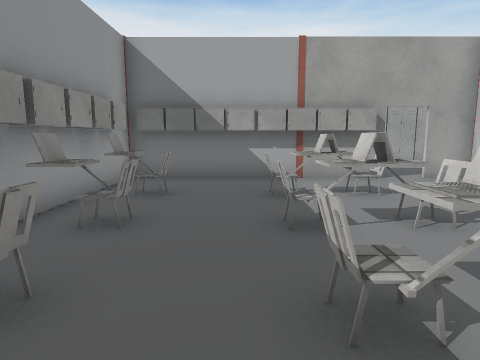
[1] (above)

22 first-person views from a walk through a 3-D level made in the Unity game engine. The camera is 1.3 m above the floor, tilts 8° down and sees 75° across. Doors are open. The floor is counted in squares, 1 m on a side. Each view is taken from the middle of a square. On the plan, view 1 faces up. The plan holds only what a view shows up to about 14 squares ahead; the rest is blank. The place goes on beyond the plan. The player is left out. Some surface patterns are stand-ins.

[2]
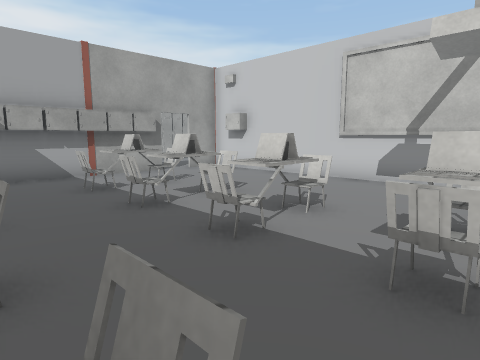

[3]
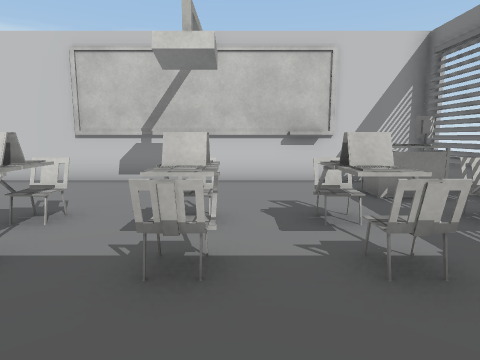

[4]
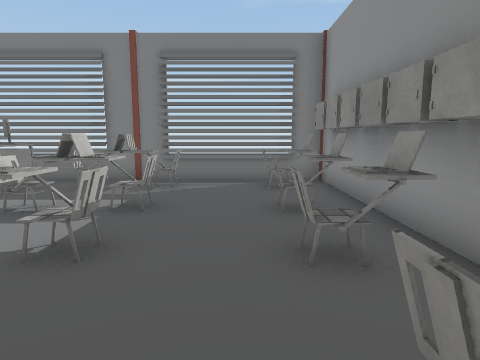

[5]
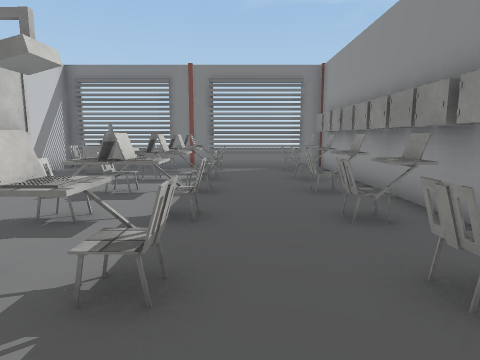

[6]
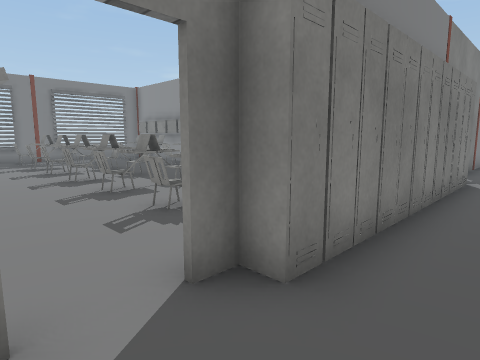

[7]
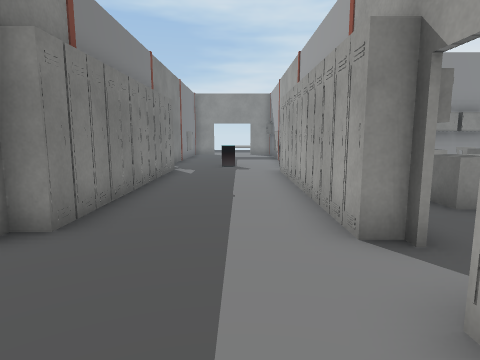

[8]
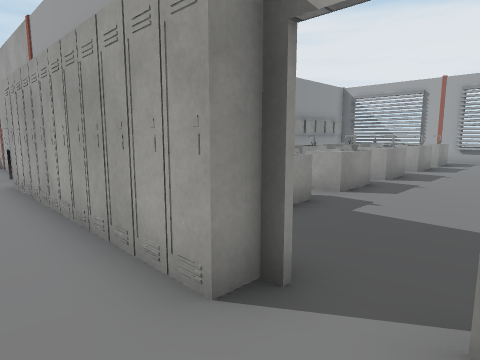

[9]
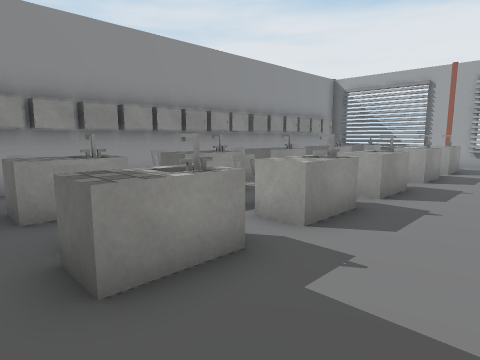

[10]
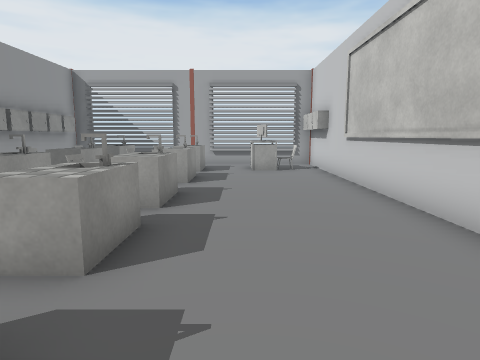

[11]
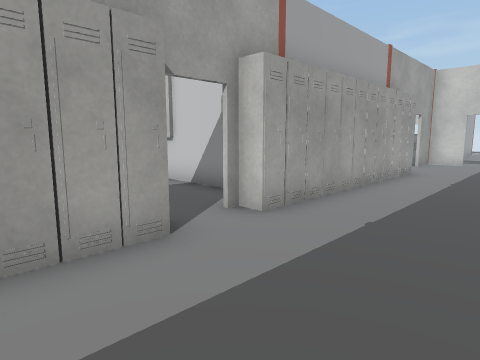

[12]
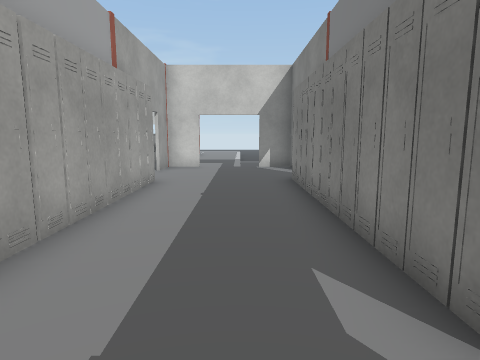

[13]
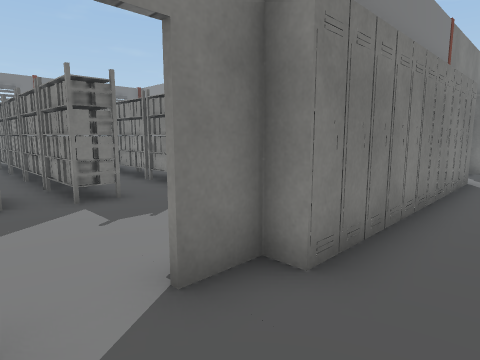

[14]
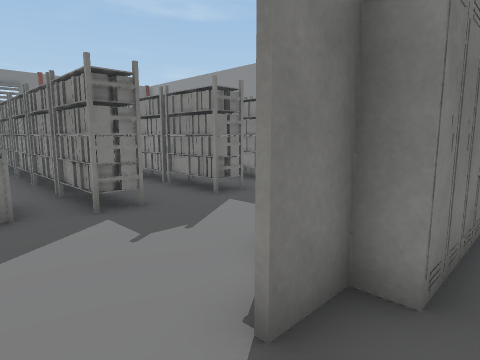

[15]
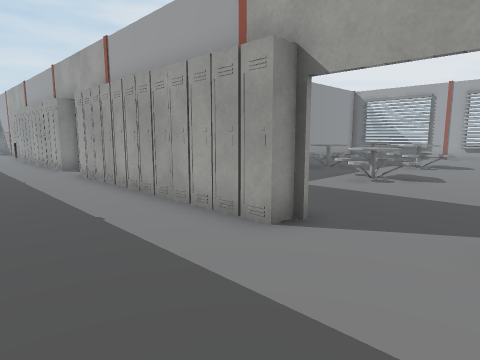

[16]
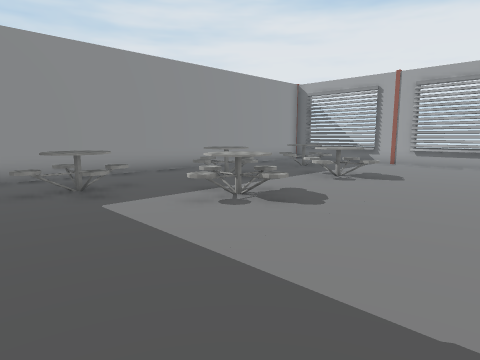

[17]
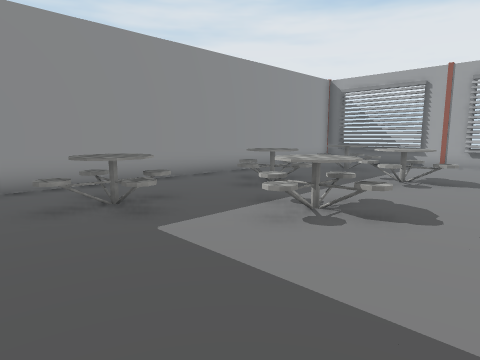

[18]
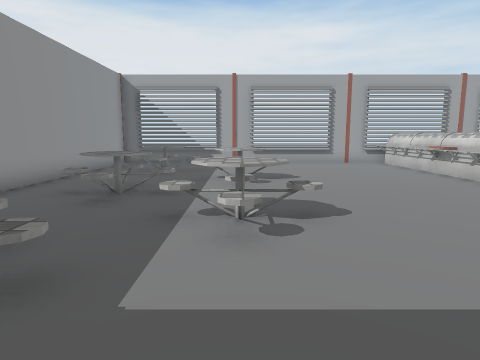

[19]
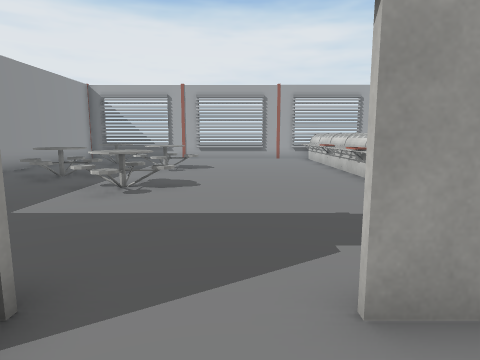

[20]
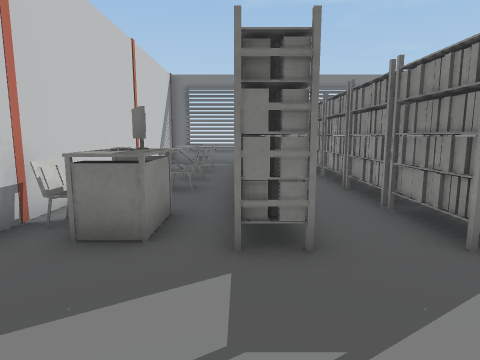

[21]
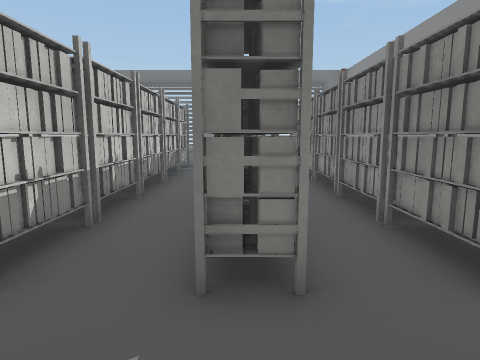

[22]
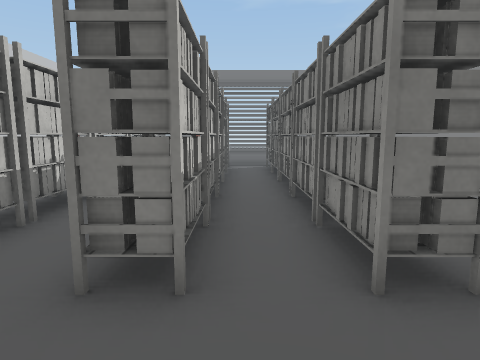

### Floor plan
Points are (right, up) in squares from view 1. A wall is a line through its corners. A room is listed if a view was taken in it or the views show most of it. See-through windows are left out.
Room 1 (views 1, 2, 3, 4, 5, 6, 7, 8, 9, 10, 11, 12, 13, 14, 15, 16, 17, 18, 19, 20, 21, 22)
walls: (6.5, 9.7) (5.8, 9.7); (7.2, 16.8) (7.2, 19.4); (7.2, 21) (7.2, 28.5); (14.5, 9.8) (15.6, 9.8); (7.3, 3.2) (7.3, -5.6); (18.3, 13.6) (18.3, 15.1) (16.9, 15.1); (18.3, 9.8) (18.3, 11.2); (-3.4, 5.1) (-3.4, 4.6); (-3.4, 2.5) (-3.4, -1.5); (7.3, 28.5) (7.3, 17); (6.8, -3.4) (6.8, -2.4); (-3.4, 27) (-3.4, 17); (7.2, -6.3) (7.2, 9.5); (18.3, -5.2) (18.3, 3.4); (-3.4, -6.3) (6, -6.3)
ways out: open door at (-5, 15); open door at (5, 10); open door at (16, 15); open door at (16.5, 10); open door at (18, 12.5)
objects: other object (-6, 12) to (-5, 13); other object (-6, 15); locker (-4, 10); locker (-3, -5); locker (-3, -4); locker (-3, -3); locker (-3, -2); locker (-3, -1); locker (-3, 0); locker (-3, 1); locker (-3, 2); locker (-3, 3); locker (-3, 4); locker (-3, 5); locker (-3, 6); locker (-3, 7); locker (-3, 8); locker (-3, 9); locker (-3, 10); locker (-3, 17); locker (-3, 18); locker (-3, 19); locker (-3, 20); locker (-3, 21); locker (-3, 22); locker (-3, 23); locker (-3, 24); locker (-3, 25); locker (-3, 26); locker (-3, 27); locker (-3, 28); locker (-3, 29); locker (-3, 30); chair (-2, -5); chair (-2, -3) to (-2, -2); chair (-2, 0); chair (-2, 2); laptop (-2, 4); chair (-2, 5); chair (-2, 7); locker (-2, 9); locker (-2, 10); other object (-2, 17); other object (-2, 20); other object (-2, 23); other object (-2, 26); other object (-2, 29); locker (-1, 9); locker (-1, 10); table (-1, 17) to (-1, 18); table (-1, 20) to (-1, 21); table (-1, 23) to (-1, 24); table (-1, 26) to (-1, 27); table (-1, 29) to (-1, 30); locker (0, 9); locker (0, 10); laptop (1, -3) to (1, -2); chair (1, -1); laptop (1, 0); chair (1, 5); chair (1, 7); locker (1, 9); locker (1, 10); chair (1, 17); other object (1, 23); other object (1, 26); other object (1, 29); chair (2, -5); laptop (2, -4); chair (2, -3) to (3, -2); chair (2, -1) to (3, 0); laptop (2, 1); chair (2, 2); laptop (2, 4) to (2, 5); laptop (2, 7); locker (2, 9); locker (2, 10); locker (2, 15); table (2, 17) to (2, 18); table (2, 20) to (2, 21); table (2, 23) to (2, 24); table (2, 26) to (2, 27); table (2, 29) to (2, 30); chair (3, -5); chair (3, 2); chair (3, 4) to (3, 5); chair (3, 7); locker (3, 9) to (4, 9); locker (3, 10); locker (3, 15); locker (4, 10); locker (4, 15); other object (5, -5); table (5, -4); other object (5, 29); table (5, 30); other object (6, -5); locker (6, 15); other object (6, 29) to (6, 30); locker (7, 10); locker (7, 15); other object (7, 16); locker (7, 29); other object (7, 30); locker (8, 10); locker (8, 15); rack (9, -5) to (10, -4); rack (9, -3) to (10, -2); rack (9, -1) to (10, 0); rack (9, 1) to (10, 3); rack (9, 4) to (10, 5); locker (9, 10); locker (9, 15); table (9, 17) to (11, 20); table (9, 22) to (11, 24); table (9, 27) to (11, 29); locker (10, 10); locker (10, 15); locker (11, 10); locker (11, 15); rack (12, -5) to (12, -4); rack (12, -3) to (12, -2); rack (12, -1) to (12, 0); rack (12, 1) to (12, 3); rack (12, 4) to (12, 5); locker (12, 10); locker (12, 15); table (12, 20) to (14, 22); table (12, 24) to (14, 27); locker (13, 10); locker (13, 15); rack (14, -5) to (15, -4); rack (14, -3) to (15, -2); rack (14, -1) to (15, 0); rack (14, 1) to (15, 3); rack (14, 4) to (15, 5); locker (14, 10); locker (14, 15); other object (16, -3) to (17, -2); chair (16, 1) to (17, 2); computer (16, 4); table (16, 5); other object (17, -4); chair (17, -1) to (17, 0); other object (17, 4) to (17, 5)

Positions as (right, up) in squares from view 1, and headings:
1: (0, 0), facing up
2: (-2, -1), facing up-right
3: (-2, -1), facing right
4: (-1, 3), facing down
5: (0, 7), facing down
6: (6, 12), facing down-left
7: (8, 13), facing left
8: (6, 13), facing up-left
9: (5, 16), facing up-left
10: (4, 17), facing up
11: (2, 11), facing up-right
12: (5, 12), facing right
13: (17, 12), facing down-left
14: (17, 11), facing down-left
15: (17, 11), facing up-left
16: (18, 16), facing up-left
17: (16, 16), facing up-left
18: (13, 16), facing up
19: (16, 13), facing up
20: (15, 9), facing down
21: (12, 8), facing down
22: (11, 8), facing down
